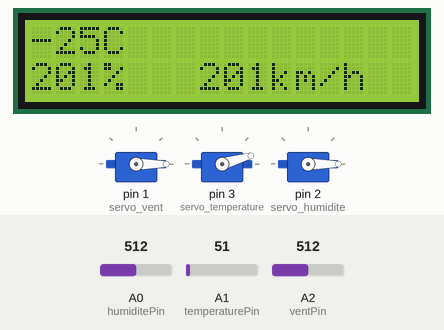
A sketch run on a simulated Arduino Uno, built with avr-gcc and run on an emulated ATmega328P. On the bench: 16×2 character LCD, 3 × servo. Inputs (shaded band) come from the test bench; at power-on: A1 (temperaturePin) = 51, A0 (humiditePin) = 512, A2 (ventPin) = 512.

Above: at 1.2 s.
1.3 s: A1 (temperaturePin) set to 61
At 1.8 s:
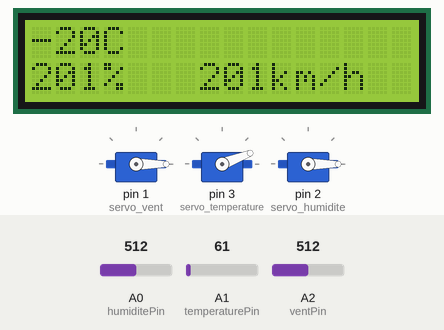
3.0 s: A0 (humiditePin) set to 493
At 3.6 s:
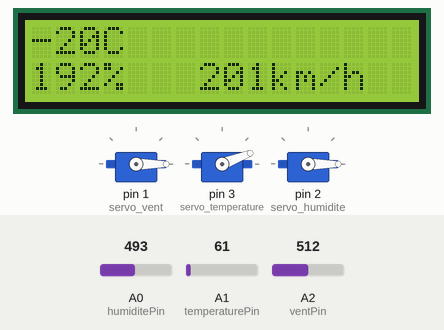
4.6 s: A0 (humiditePin) set to 465
At 5.4 s:
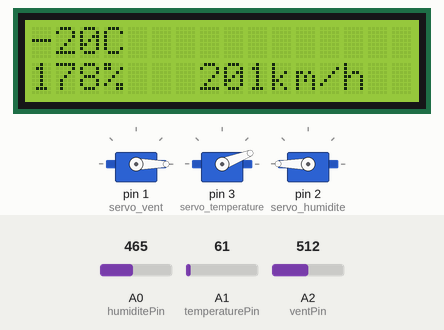
6.1 s: A2 (ventPin) set to 489
At 7.2 s:
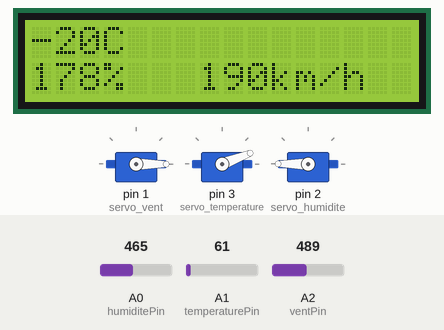
7.6 s: A2 (ventPin) set to 457
At 9.0 s:
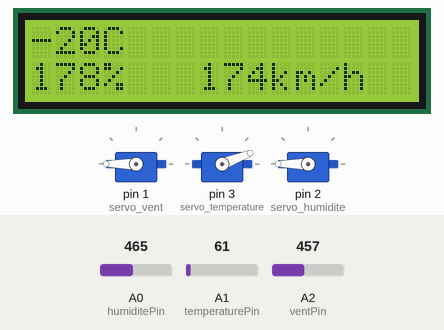
10.6 s: A1 (temperaturePin) set to 30
At 11.3 s:
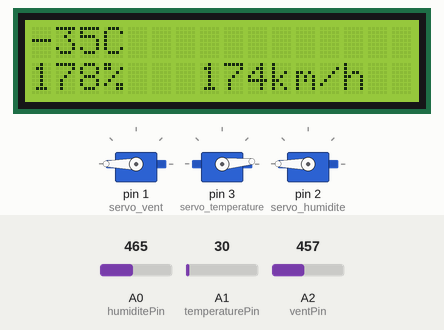
Timing chart, 0 to 13.1 s (numbered marks = the images above; inputs shaded):
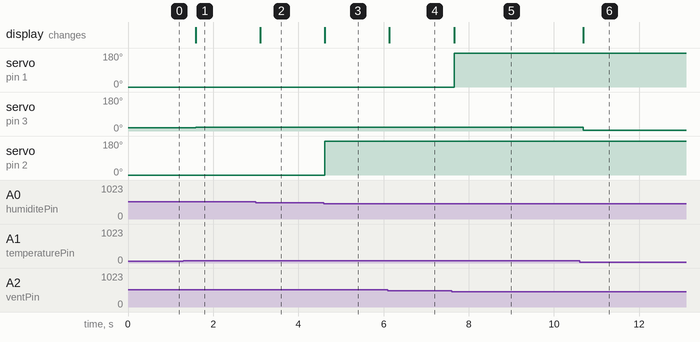

The sketch:

Exo2.ino
```cpp
#include <LiquidCrystal.h>
#include <Servo.h>

Servo servo_temperature;
Servo servo_humidite;
Servo servo_vent;
int ventPin = 2;
int temperaturePin = 1;
int humiditePin = 0;
int vent = 0;
int temperature = 0;
int humidite = 0;

LiquidCrystal lcd(12, 11, 4, 5, 6, 7);

void setup() {

  lcd.begin(16,2);

  servo_vent.attach(1);
  servo_temperature.attach(3);
  servo_humidite.attach(2);
}

void loop() {

  vent = getRealValue(analogRead(ventPin));
  temperature = getRealValue(analogRead(temperaturePin));
 // vu que les valeurs sont linéaires je peux donc faire une fonction de transfert
 // j’ai donc f(valeur analogique) = a(valeur analogique)+b = température
  humidite = getRealValue(analogRead(humiditePin));

  int vent_angle = vent*180/125;
  int humidite_angle = humidite*180/100;
  int temperature_angle = (temperature+40)*180/165;
  // le capteur de température va de -40 à 125
  // il a donc une plage de 165°C
  // je considère que le degrée 0 est -40 ( -40+40 = 0 )
  // je considère que le degrée 180 est 125 ( 125+40 = 165 )
  // pour calculer l'angle j'effectue un bête produit en croix

  servo_vent.write(vent_angle);
  servo_temperature.write(temperature_angle);
  servo_humidite.write(humidite_angle);

  lcd.clear();
  lcd.setCursor(0,0);
  lcd.print(temperature);
  lcd.print('C');
  lcd.setCursor(0,1);
  lcd.print(humidite);
  lcd.print('%');
  for(int x=0;x<3;x++){ // on affiche 3 espaces
    lcd.print(' ');
  }

  lcd.print(vent);
  lcd.print('k');lcd.print('m');lcd.print('/');lcd.print('h');

  delay(500);
}

int getRealValue(int value){
    return value*23/47-2346/47;
}
```

Measured:
- the behaviour switches between 475 and 474 on A0 (humiditePin) (found by bisection; images 2 and 3)
- the behaviour switches between 475 and 474 on A2 (ventPin) (found by bisection; images 4 and 5)
- after the input at 1.3 s, servo on pin 3 (servo_temperature): 16° → 21° after 0.29 s; the display: changes after 0.29 s (image 1)
- after the input at 3.0 s, the display: changes after 0.10 s (image 2)
- after the input at 4.6 s, servo on pin 2 (servo_humidite): 0° → 180° at once; the display: changes at once (image 3)
- after the input at 6.1 s, the display: changes at once (image 4)
- after the input at 7.6 s, servo on pin 1 (servo_vent): 0° → 180° after 0.06 s; the display: changes after 0.06 s (image 5)
- after the input at 10.6 s, servo on pin 3 (servo_temperature): 21° → 5° after 0.09 s; the display: changes after 0.09 s (image 6)
